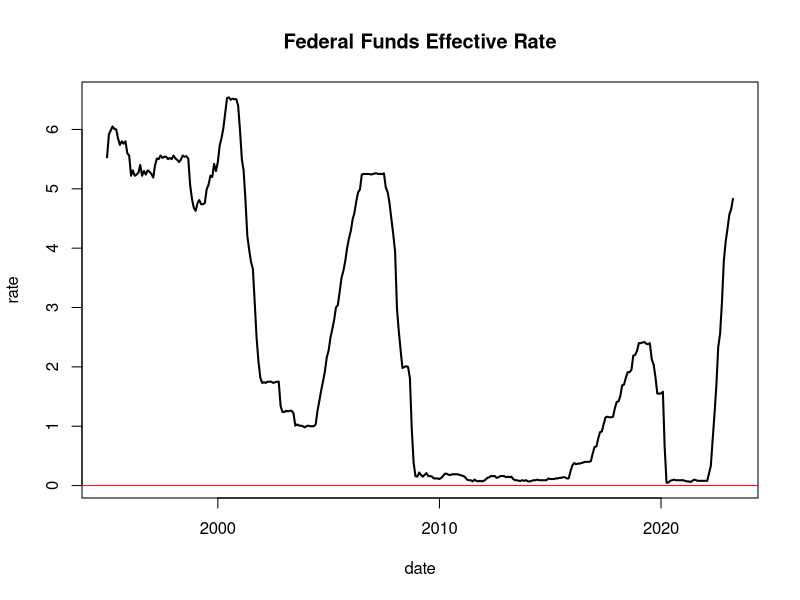

This chart was generated by the following R code:
# File: empirical_evidence_fed_put.R
# Title: Empirical Evidence of the FED Put

# Stock Returns over the FOMC Cycle
# Anna Cieslak, Duke University and CEPR
# Adair Morse, University of California Berkeley and NBER
# Annette Vissing-Jorgensen, University of California Berkeley and NBER

# Abstract: "We document that since 1994 the equity premium realized in the US and worldwide is
# earned entirely in weeks 0, 2, 4 and 6 in FOMC cycle time, i.e. in even weeks starting from the
# last FOMC meeting. We tie this fact causally to the Fed by studying intermeeting target changes,
# Fed funds futures, and internal meetings of the Board of Governors. The Fed has affected the stock
# market via unexpectedly accommodating policy, leading to large reductions in the equity risk
# premium. Evidence suggests systematic informal communication of Fed officials with the media
# and financial sector as a possible channel through which news about monetary policy has reached
# the market."

# The Economics of the Fed Put 
# Anna Cieslak, Fuqua School of Business, Duke University, NBER and CEPR
# Annette Vissing-Jorgensen, Haas School of Business, University of California, Berkeley, NBER

# "Since the mid-1990s, negative stock returns comove with downgrades to the Fed’s growth expectations 
# and predict policy accommodations. Textual analysis of FOMC documents reveals that policy makers pay 
# attention to the stock market. The primary mechanism is their concern with the consumption wealth effect, 
# with a secondary role for the market predicting the economy. We find little evidence of the Fed overreacting 
# to the market in an ex post sense (reacting beyond the market’s effect on growth expectations). 
# Although policy makers are aware that the Fed put could induce risk-taking, moral hazard considerations appear 
# not to significantly affect their decision-making ex ante." (JEL E44, E52, E58)

# Research Question: Does the "Fed Put" persist in the U.S. after the great financial crisis?

# Dates of FOMC meetings.
# => The FOMC meets eight times per year. ~ every 6.5 weeks 
# => Find empirical evidence that the excess profits are earned in 0, 2, 4 and 6 in FOMC cycle time.

# => Therefore, Build a time series with the historical FOMC dates?
# Sources:
# https://www.thebalancemoney.com/fomc-meetings-schedule-and-statement-summaries-3305975#toc-2017-fomc-meetings
# https://www.federalreserve.gov/monetarypolicy/fomccalendars.htm


# => Two different regressions to be performed: (Coefficients statistically significant and statistically different from each other?)
# Even weeks Vs. Odd weeks in FOMC cycle time starting from the last FOMC meeting.

# approx. Dates of the GFC? Which timespan for the GFC uses macrotrends.net in their plots?
# 3.1 Empirical Evidence of the FED Put before the GFC

# => Find the historical Dates of FOMC meetings before the GFC
# => Perform two regression using sp500 even weeks vs odd weeks within FOMC cycle times
# => Thinking: maybe could be modeled using a dummy variable and performing a CHOW Test?
# => Find out how to do this in R compared to STATA.


# 3.2 Empirical Evidence of the FED Put after the GFC
# 3.2.1 Does the "FED" Put exist after the GFC (should not be possible, no abitrage!)


# Simple linear regression model between ffr and s&p500
# Fed Target Fund Rate
ffr <- read.csv('data/FEDFUNDS.csv')
# plot
plot(x = as.Date(ffr$DATE),
     y = ffr$FEDFUNDS,
     type = "l",
     lwd = 2,
     xlab = "date",
     ylab = "rate",
     main = "Federal Funds Effective Rate")
# Add a black horizontal line
abline(h = 0, col = "red")

# Empirical Evidence for the FED Put using the S&P500 and the FED target fund rate (before/after the GFC)
# Empirical Evidence for the FED Put using the S&P500 and the US shadow short rate (before/after the GFC)

